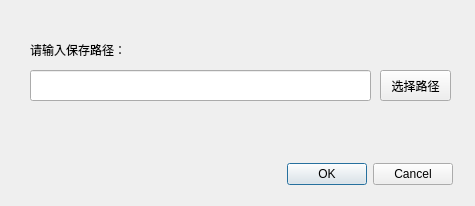
<?xml version="1.0" encoding="UTF-8"?>
<ui version="4.0">
 <class>PathSelect</class>
 <widget class="QWidget" name="PathSelect">
  <property name="geometry">
   <rect>
    <x>0</x>
    <y>0</y>
    <width>475</width>
    <height>206</height>
   </rect>
  </property>
  <property name="windowTitle">
   <string>选择保存位置</string>
  </property>
  <widget class="QDialogButtonBox" name="buttonBox">
   <property name="geometry">
    <rect>
     <x>260</x>
     <y>160</y>
     <width>193</width>
     <height>29</height>
    </rect>
   </property>
   <property name="standardButtons">
    <set>QDialogButtonBox::Cancel|QDialogButtonBox::Ok</set>
   </property>
  </widget>
  <widget class="QLineEdit" name="savePath">
   <property name="geometry">
    <rect>
     <x>30</x>
     <y>70</y>
     <width>341</width>
     <height>31</height>
    </rect>
   </property>
  </widget>
  <widget class="QPushButton" name="setPath">
   <property name="geometry">
    <rect>
     <x>380</x>
     <y>70</y>
     <width>71</width>
     <height>31</height>
    </rect>
   </property>
   <property name="text">
    <string>选择路径</string>
   </property>
  </widget>
  <widget class="QLabel" name="label">
   <property name="geometry">
    <rect>
     <x>30</x>
     <y>40</y>
     <width>151</width>
     <height>20</height>
    </rect>
   </property>
   <property name="text">
    <string>请输入保存路径：</string>
   </property>
  </widget>
 </widget>
 <resources/>
 <connections/>
</ui>
